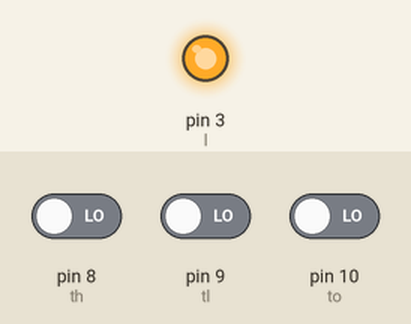
A sketch run on a simulated Arduino Uno, built with avr-gcc and run on an emulated ATmega328P. Parts: output pins drawn as LEDs (lit = HIGH). Inputs (shaded band) come from the test bench; at power-on: pin 8 (th) LOW, pin 10 (to) LOW, pin 9 (tl) LOW.

Above: at 1.2 s.
1.3 s: pin 8 (th) driven HIGH
At 2.96 s:
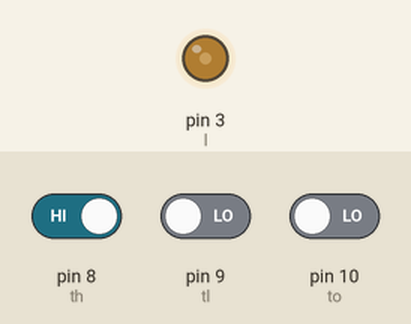
4.3 s: pin 10 (to) driven HIGH
At 5.2 s:
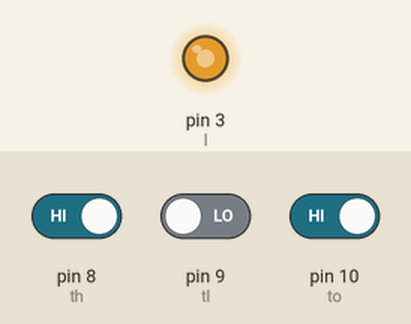
7.3 s: pin 9 (tl) driven HIGH
Timing chart, 0 to 16.3 s (numbered marks = the images above; inputs shaded):
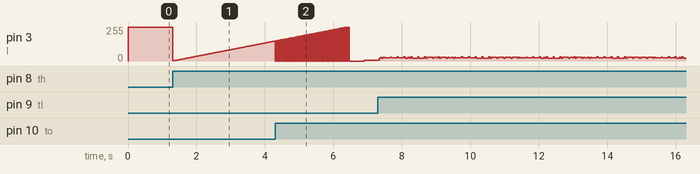

The sketch:

v22-test-reif.ino
```cpp
int l = 3;
int th = 8;
int tl = 9;
int to = 10;
int ch;
int p = 1;
void setup() {
pinMode (l, OUTPUT ); //LED
pinMode (th, INPUT); // Touchsensor 1     pin in und out festlegung
pinMode (tl, INPUT); // Touchsensor 2
pinMode (to, INPUT); // Ausschalter
digitalWrite (l, HIGH); // LED Signal Deffinieren
}
void loop()
{

    if  (digitalRead (th) == HIGH){  // Wenn der Touchsensor 1 berührt wird
  ch = ch + p;                        // wird der PWM wert um 1 erhöht
analogWrite (l, ch);                   // und dann am LED PIN ausgegeben
delay (5);                             // eine Zeitverezögerung damit der Arduino die Werte richtig verarbeiten kann und ausgeben
 if (ch >= 255){                      // hier wird geprüft ob der PWM Wert höher oder gleich 255 ist
digitalWrite (l, LOW);                // ist er höher oder gleich dann wird die LED ausgeschaltet
}
}
delay (5);
if (digitalRead (to) == HIGH){        // Wenn der Ausschalter berührt wird
  digitalWrite (l, LOW);              // wird die LED Ausgeschaltet
}
delay (5);

 if (digitalRead (tl) == HIGH){       // Wenn der Touchsensor 2 berührt wird
 ch = ch - p;                         // wird der PWM wert um 1 reduziert
analogWrite (l, ch);                  // und dann am LED PIN ausgegeben
delay (5);
if (ch <= 1){                         // ist der
digitalWrite (l, HIGH);
}
}


delay (5);
}
```
